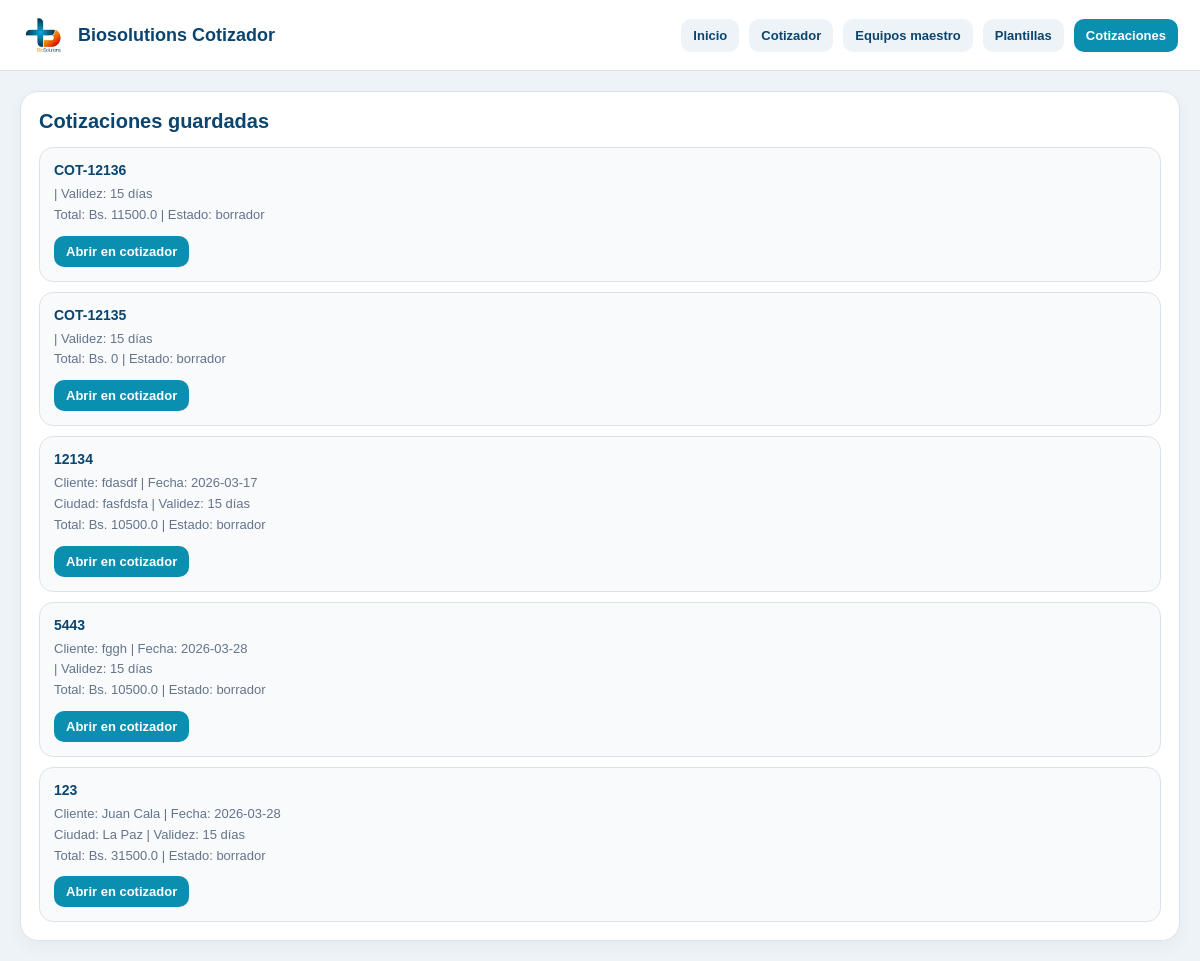
/cotizaciones, run on an earlier commit of the app's database.
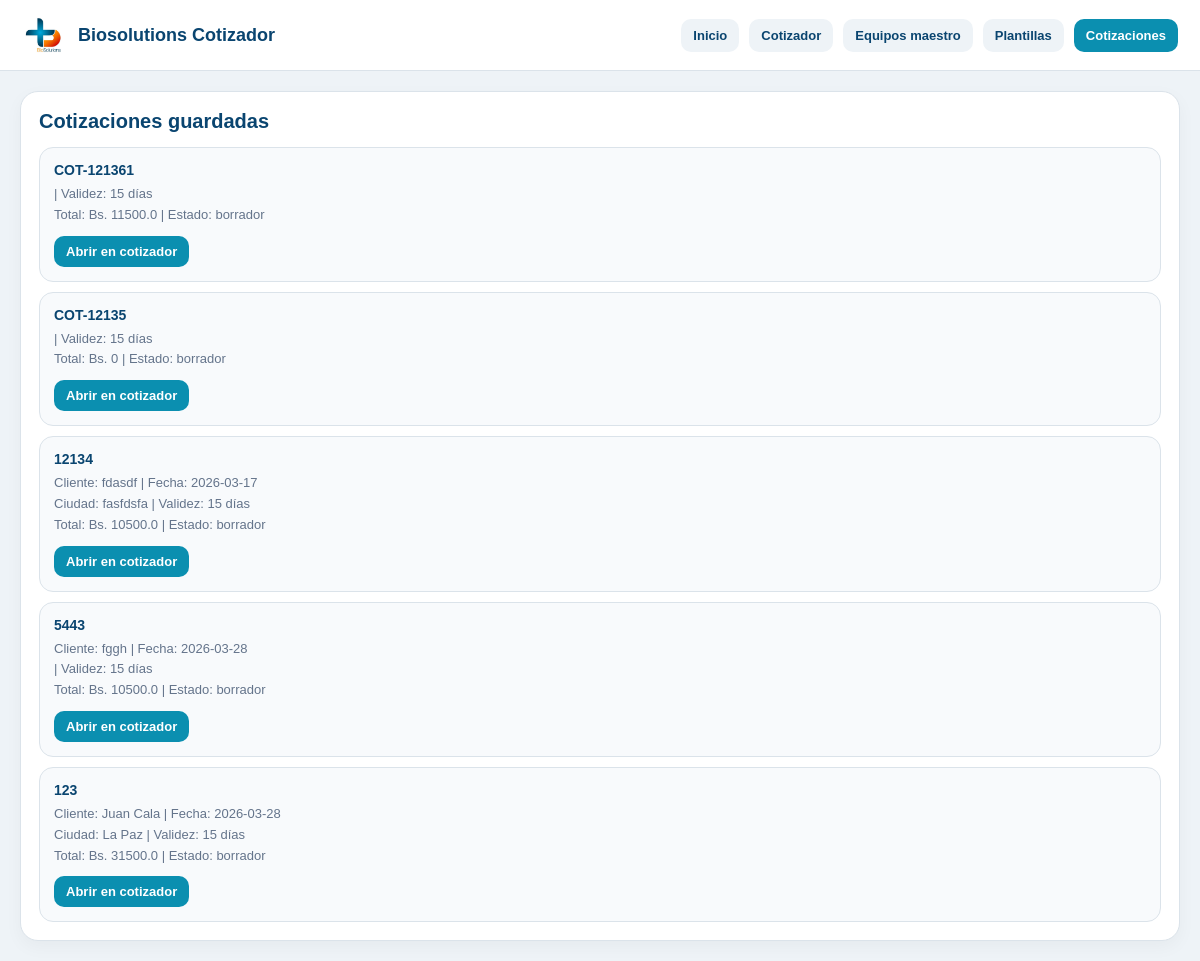
And on a later commit of the database.
### tables this page shows
CREATE TABLE cotizaciones (
    id INTEGER PRIMARY KEY AUTOINCREMENT,
    numero TEXT,
    fecha TEXT,
    cliente TEXT,
    atencion TEXT,
    ciudad TEXT,
    validez TEXT,
    forma_pago TEXT,
    observaciones TEXT,
    moneda TEXT DEFAULT 'BOB',
    total REAL DEFAULT 0,
    estado TEXT DEFAULT 'borrador'
);

### app.py (the view)
@app.route("/cotizaciones")
def cotizaciones_page():
    conn = get_db_connection()
    cotizaciones = conn.execute("""
        SELECT *
        FROM cotizaciones
        ORDER BY id DESC
    """).fetchall()
    conn.close()
    return render_template("cotizaciones.html", cotizaciones=cotizaciones, active_page="cotizaciones")

### app.py (called while the page is built)
def get_db_connection():
    conn = sqlite3.connect(DB_PATH, timeout=10)
    conn.row_factory = sqlite3.Row
    return conn

### templates/cotizaciones.html (shortened to what this page needs)
{% extends "base.html" %}
{% block content %}
<section class="page-card">
  <h2>Cotizaciones guardadas</h2>
  {% if cotizaciones %}
    <div class="lib-list">
      {% for c in cotizaciones %}
        <div class="lib-card">
          <strong>{{ c["numero"] or "Sin número" }}</strong>
          <span>
            {% if c["cliente"] %}Cliente: {{ c["cliente"] }}{% endif %}
            {% if c["fecha"] %} | Fecha: {{ c["fecha"] }}{% endif %}
          </span>
          <span>
            {% if c["ciudad"] %}Ciudad: {{ c["ciudad"] }}{% endif %}
            {% if c["validez"] %} | Validez: {{ c["validez"] }}{% endif %}
          </span>
          <span>
            Total: Bs. {{ c["total"] or 0 }}
            {% if c["estado"] %} | Estado: {{ c["estado"] }}{% endif %}
          </span>
          <div class="actions">
            <a href="{{ url_for('cotizador') }}?cotizacion_id={{ c['id'] }}">Abrir en cotizador</a>
          </div>
        </div>
      {% endfor %}
    </div>
  {% else %}
    <p class="tiny-note">Todavía no hay cotizaciones guardadas en la base.</p>
  {% endif %}
</section>
{% endblock %}

### templates/base.html (shortened to what this page needs)
<!DOCTYPE html>
<html lang="es">
<head>
  <link rel="stylesheet" href="{{ url_for('static', filename='styles.css') }}?v=7" />
</head>
<body>
  <header class="topbar">
    <div class="topbar-left">
      <img src="{{ url_for('static', filename='logo_biosolutions.png') }}" alt="BioSolutions" class="topbar-logo">
      <div class="topbar-title">Biosolutions Cotizador</div>
    </div>
    <nav class="nav-links">
      <a href="{{ url_for('dashboard') }}" class="{% if active_page == 'inicio' %}active{% endif %}">Inicio</a>
      <a href="{{ url_for('cotizador') }}" class="{% if active_page == 'cotizador' %}active{% endif %}">Cotizador</a>
      <a href="{{ url_for('equipos_page') }}" class="{% if active_page == 'equipos' %}active{% endif %}">Equipos maestro</a>
      <a href="{{ url_for('plantillas_page') }}" class="{% if active_page == 'plantillas' %}active{% endif %}">Plantillas</a>
      <a href="{{ url_for('cotizaciones_page') }}" class="{% if active_page == 'cotizaciones' %}active{% endif %}">Cotizaciones</a>
    </nav>
  </header>
  <main class="page-shell">
    {% block content %}{% endblock %}
  </main>
</body>
</html>

### static/styles.css (style rules this page uses)
:root { --primary:#0b8fb0; --primary-dark:#0a4570; --accent:#f47c20; --text:#1f2937; --muted:#6b7280; --line:#dbe3ea; --soft:#f7fafc; --panel:#ffffff; --bg:#eef3f7; --danger:#dc2626; }
* { box-sizing:border-box }
body { margin:0; font-family:Arial, Helvetica, sans-serif; background:var(--bg); color:var(--text); }

### templates/base.html (style rules this page uses)
.topbar { display:flex; justify-content:space-between; align-items:center; gap:16px; padding:14px 22px; background:#fff; border-bottom:1px solid #dbe3ea; position:sticky; top:0; z-index:20; }
.topbar-left { display:flex; align-items:center; gap:14px; }
.topbar-logo { height:42px; width:auto; display:block; }
.topbar-title { font-size:18px; font-weight:800; color:#0a4570; }
.nav-links { display:flex; flex-wrap:wrap; gap:10px; }
.nav-links a { text-decoration:none; padding:9px 12px; border-radius:10px; background:#eef3f7; color:#0a4570; font-weight:700; font-size:13px; }
.nav-links a.active { background:#0b8fb0; color:#fff; }
.page-shell { padding:20px; }

### templates/cotizaciones.html (style rules this page uses)
.page-card { background:#fff; border:1px solid #dbe3ea; border-radius:18px; padding:18px; box-shadow:0 6px 18px rgba(0,0,0,.04); }
.page-card h2 { margin:0 0 14px; color:#0a4570; font-size:20px; }
.lib-list { display:grid; gap:10px; }
.lib-card { border:1px solid #dbe3ea; border-radius:14px; padding:14px; background:#f8fafc; }
.lib-card strong { display:block; margin-bottom:6px; color:#0a4570; font-size:14px; }
.lib-card span { display:block; font-size:13px; color:#64748b; line-height:1.6; }
.actions { margin-top:10px; display:flex; gap:8px; flex-wrap:wrap; }
.actions a { text-decoration:none; background:#0b8fb0; color:#fff; padding:8px 12px; border-radius:10px; font-size:13px; font-weight:700; }

What changed in the data, as far as the page shows it:
changed cotizaciones: numero "COT-12136" → "COT-121361"
